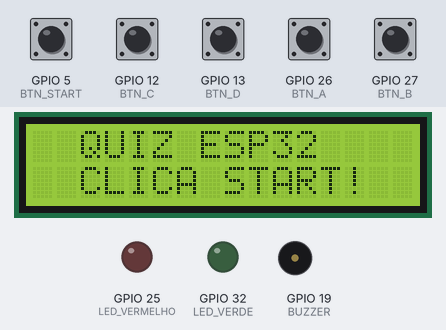
A sketch run on a simulated ESP32. On the bench: 16×2 character LCD, output pins drawn as LEDs (lit = HIGH), buzzer (waves = sounding). Dashed ring = blinking. The inputs (shaded band) are chosen by the test bench; at power-on: GPIO 5 (BTN_START), GPIO 12 (BTN_C), GPIO 13 (BTN_D), GPIO 26 (BTN_A), GPIO 27 (BTN_B) HIGH.

Above: at 1.2 s.
1.3 s: GPIO 5 (BTN_START) pulled LOW for 0.15 s
At 2.3 s:
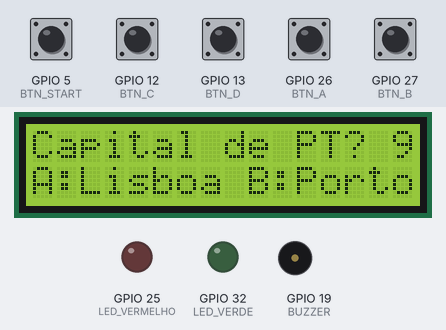
4.4 s: GPIO 12 (BTN_C) pulled LOW for 0.15 s
At 6.5 s:
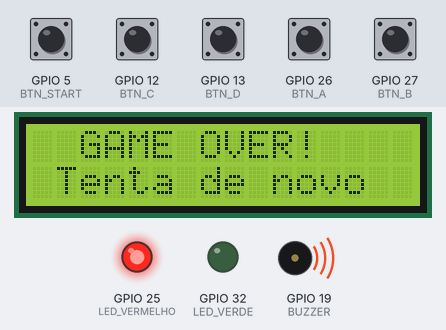
7.5 s: GPIO 5 (BTN_START) pulled LOW for 1 s
At 8.1 s:
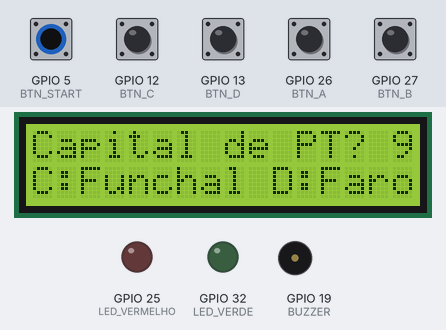
10.1 s: GPIO 26 (BTN_A) pulled LOW for 0.15 s
At 10.7 s:
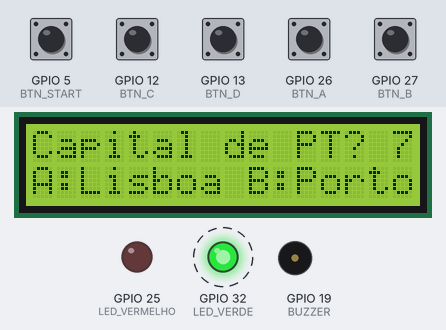
10.8 s: GPIO 27 (BTN_B) pulled LOW for 1 s
At 12.8 s:
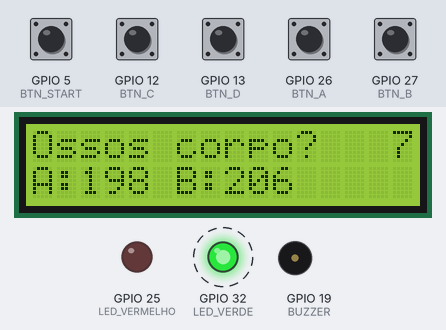
14.8 s: GPIO 12 (BTN_C) pulled LOW for 1 s
At 15.7 s:
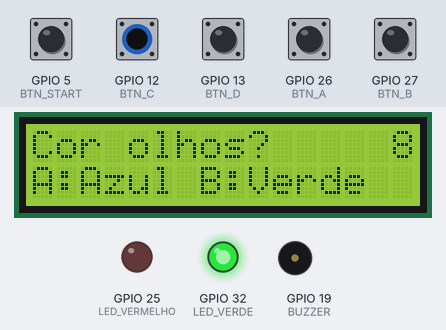
Timing chart, 0 to 17.8 s (numbered marks = the images above; inputs shaded):
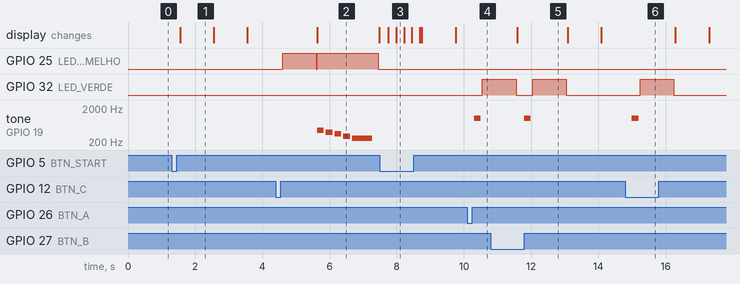

Measured:
- after the input at 1.3 s, the display: changes after 0.25 s (image 1)
- after the input at 4.4 s, GPIO 25 (LED_VERMELHO): LOW → HIGH after 0.20 s, → LOW 1.0 s later, → HIGH 0.03 s later, → LOW 1.8 s later; tone on GPIO 19 (BUZZER): plays 440 Hz for 0.20 s, 392 Hz for 0.20 s, 349 Hz for 0.20 s, 294 Hz for 0.20 s, 262 Hz for 0.60 s, starting after 1.2 s; the display: changes after 1.2 s (image 2)
- after the input at 7.5 s, the display: first changes after 0.25 s (image 3 shows a later state)
- after the input at 10.1 s, GPIO 32 (LED_VERDE): LOW → HIGH after 0.45 s; tone on GPIO 19 (BUZZER): silent → 1000 Hz after 0.20 s, → silent 0.20 s later
- after the input at 10.8 s, tone on GPIO 19 (BUZZER): silent → 1000 Hz after 0.99 s, → silent 0.20 s later
- after the input at 14.8 s, GPIO 32 (LED_VERDE): LOW → HIGH after 0.45 s, → LOW 1.0 s later; tone on GPIO 19 (BUZZER): silent → 1000 Hz after 0.20 s, → silent 0.20 s later
- what the display in image 2 shows lasts 1.9 s, from 5.6 s to 7.5 s

The sketch:

Quizz.ino
```cpp
#include <Wire.h>
#include <LiquidCrystal_I2C.h>

// botoes
#define BTN_START 5
#define BTN_A     26
#define BTN_B     27
#define BTN_C     12
#define BTN_D     13

// leds
#define LED_VERDE    32
#define LED_VERMELHO 25

// buzzer
#define BUZZER 19

// LCD I2C
#define LCD_SDA 22
#define LCD_SCL 23

// estados do jogo
#define ESTADO_ESPERA 0
#define ESTADO_JOGO   1

LiquidCrystal_I2C lcd(0x27, 16, 2);

// ═══════════════════════════════
// VARIAVEIS GLOBAIS
// ═══════════════════════════════
struct Pergunta {
  const char* texto;
  const char* opcA;
  const char* opcB;
  const char* opcC;
  const char* opcD;
  char resposta;
};

Pergunta perguntas[8] = {
  {"Capital de PT?",  "Lisboa",  "Porto",   "Funchal", "Faro",   'A'},
  {"Ossos corpo?",    "198",     "206",     "215",     "223",    'B'},
  {"Cor olhos?",      "Azul",    "Verde",   "Casta.",  "Cinza",  'C'},
  {"Quanto e 8x8?",   "56",      "64",      "72",      "48",     'B'},
  {"Capital FR?",     "Lyon",    "Paris",   "Marsei.", "Bord.",  'B'},
  {"Planeta maior?",  "Saturn",  "Neptun.", "Jupiter", "Urano",  'C'},
  {"Pintou Mona?",    "Picasso", "DaVinci", "Monet",   "Dali",   'B'},
  {"Ano 2a Guerra?",  "1940",    "1939",    "1941",    "1942",   'B'}
};

int  nivelAtual     = 0;
bool mostraAB       = true;
int  estadoJogo     = ESTADO_ESPERA;

int notasVitoria[]    = {523, 659, 784, 659, 784, 1047};
int duracoesVitoria[] = {150, 150, 150, 100, 100, 600};

int notasPerdeu[]    = {440, 392, 349, 294, 262};
int duracoesPerdeu[] = {200, 200, 200, 200, 600};

// ═══════════════════════════════
// Buzzer
// ═══════════════════════════════
void musicaVitoria() {
  int numNotas = sizeof(notasVitoria) / sizeof(notasVitoria[0]);
  for (int i = 0; i < numNotas; i++) {
    tone(BUZZER, notasVitoria[i], duracoesVitoria[i]);
    delay(duracoesVitoria[i] * 1.3);
    noTone(BUZZER);
  }
}
void musicaPerdeu() {
  int numNotas = sizeof(notasPerdeu) / sizeof(notasPerdeu[0]);
  for (int i = 0; i < numNotas; i++) {
    tone(BUZZER, notasPerdeu[i], duracoesPerdeu[i]);
    delay(duracoesPerdeu[i] * 1.3);
    noTone(BUZZER);
  }
}

void respostaCerta(){
  tone(BUZZER,1000,200);
  delay(250);
  noTone(BUZZER);
}

// ═══════════════════════════════
// TIMER
// ═══════════════════════════════
hw_timer_t *timer           = NULL;
volatile int  segundos      = 9;
volatile bool tempoEsgotado = false;

void IRAM_ATTR onTimer() {
  if (segundos > 0) {
    segundos--;
  } else {
    tempoEsgotado = true;
  }
}

void iniciaTimer() {
  segundos      = 9;
  tempoEsgotado = false;
  timer = timerBegin(1000000);        // 1MHz
  timerAttachInterrupt(timer, &onTimer);
  timerAlarm(timer, 1000000, true, 0); // 1 segundo
}

void paraTimer() {
  timerDetachInterrupt(timer);
  timerEnd(timer);
}

// ═══════════════════════════════
// LCD
// ═══════════════════════════════
void mostraEcraInicio() {
  lcd.clear();
  lcd.setCursor(0, 0);
  lcd.print("  QUIZ ESP32  ");
  lcd.setCursor(0, 1);
  lcd.print("  CLICA START!");
}

void mostraOpcoes() {
  lcd.setCursor(0, 1);
  lcd.print("                ");
  lcd.setCursor(0, 1);

  if (mostraAB) {
    lcd.print("A:");
    lcd.print(perguntas[nivelAtual].opcA);
    lcd.print(" B:");
    lcd.print(perguntas[nivelAtual].opcB);
  } else {
    lcd.print("C:");
    lcd.print(perguntas[nivelAtual].opcC);
    lcd.print(" D:");
    lcd.print(perguntas[nivelAtual].opcD);
  }
}

void mostraPergunta() {
  lcd.clear();
  lcd.setCursor(0, 0);
  lcd.print(perguntas[nivelAtual].texto);
  lcd.setCursor(15, 0);
  lcd.print(segundos);
  mostraAB = true;
  mostraOpcoes();
  iniciaTimer();
}

// ═══════════════════════════════
// JOGO
// ═══════════════════════════════
void gameOver() {
  lcd.clear();
  lcd.setCursor(0, 0);
  lcd.print("  GAME OVER!  ");
  lcd.setCursor(0, 1);
  lcd.print(" Tenta de novo");
  digitalWrite(LED_VERMELHO, HIGH);
  musicaPerdeu();
  digitalWrite(LED_VERMELHO, LOW);
  nivelAtual = 0;
  estadoJogo = ESTADO_ESPERA;
  mostraEcraInicio();
}

void vitoria() {
  lcd.clear();
  lcd.setCursor(0, 0);
  lcd.print("  PARABENS!!  ");
  lcd.setCursor(0, 1);
  lcd.print(" Ganhaste! :) ");
  digitalWrite(LED_VERDE, HIGH);
  musicaVitoria();
  digitalWrite(LED_VERDE, LOW);
  delay(7000);
  nivelAtual = 0;
  estadoJogo = ESTADO_ESPERA;
  mostraEcraInicio();
}

void verificaResposta(char respostaDada) {
  if (respostaDada == perguntas[nivelAtual].resposta) {
    respostaCerta();
    digitalWrite(LED_VERDE, HIGH);
    delay(1000);
    digitalWrite(LED_VERDE, LOW);
    nivelAtual++;
    if (nivelAtual >= 8) {
      vitoria();
    } else {
      mostraPergunta();
    }
  } else {
    digitalWrite(LED_VERMELHO, HIGH);
    delay(1000);
    digitalWrite(LED_VERMELHO, LOW);
    gameOver();
  }
}

// ═══════════════════════════════
// SETUP
// ═══════════════════════════════
void setup() {
  Wire.begin(LCD_SDA, LCD_SCL);
  Wire.setClock(10000);

  lcd.init();
  lcd.backlight();
  mostraEcraInicio();

  pinMode(BTN_START, INPUT_PULLUP);
  pinMode(BTN_A,     INPUT_PULLUP);
  pinMode(BTN_B,     INPUT_PULLUP);
  pinMode(BTN_C,     INPUT_PULLUP);
  pinMode(BTN_D,     INPUT_PULLUP);

  pinMode(LED_VERDE,    OUTPUT);
  pinMode(LED_VERMELHO, OUTPUT);
  pinMode(BUZZER,       OUTPUT);
}

// ═══════════════════════════════
// LOOP
// ═══════════════════════════════
void loop() {

  if (estadoJogo == ESTADO_ESPERA) {
    if (digitalRead(BTN_START) == LOW) {
      delay(200);
      estadoJogo = ESTADO_JOGO;
      nivelAtual = 0;
      mostraPergunta();
    }
  }

  else if (estadoJogo == ESTADO_JOGO) {
    lcd.setCursor(15, 0);
    lcd.print(segundos);
    lcd.print(" ");

    if (tempoEsgotado) {
      paraTimer();
      gameOver();
      return;
    }

    if (digitalRead(BTN_START) == LOW) {
      delay(200);
      mostraAB = !mostraAB;
      mostraOpcoes();
    }

    if (digitalRead(BTN_A) == LOW) { delay(200); paraTimer(); verificaResposta('A'); }
    if (digitalRead(BTN_B) == LOW) { delay(200); paraTimer(); verificaResposta('B'); }
    if (digitalRead(BTN_C) == LOW) { delay(200); paraTimer(); verificaResposta('C'); }
    if (digitalRead(BTN_D) == LOW) { delay(200); paraTimer(); verificaResposta('D'); }
  }
}
```
